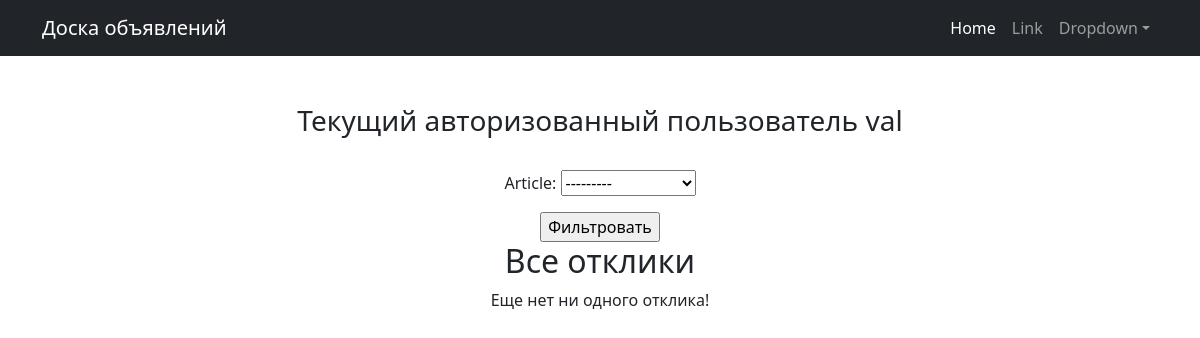
Before: / (signed in) with the older database file.
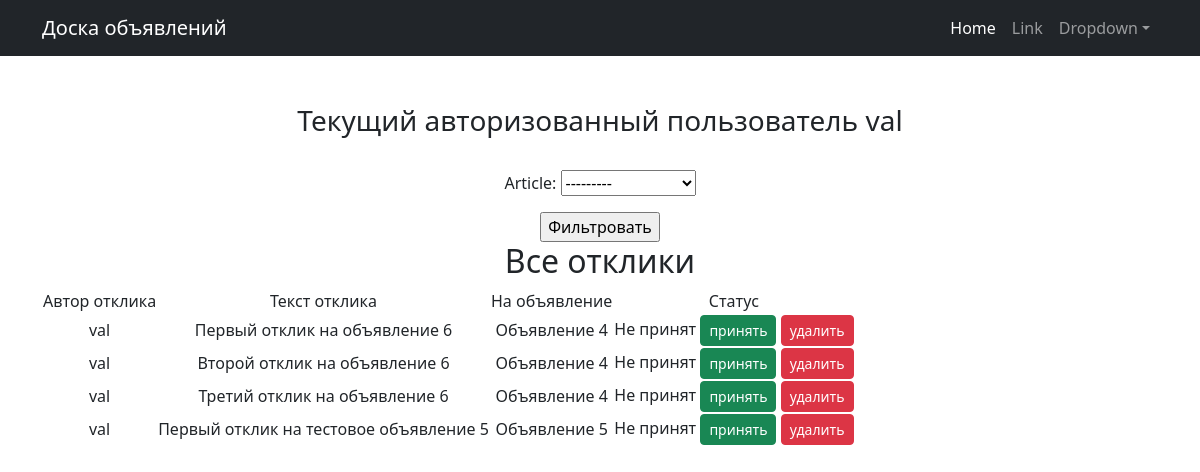
After: the same page with the newer database file.
### board/models.py (models this page shows, shortened)
class User(AbstractUser):
    code = models.CharField(max_length=128, null=True, blank=True)

class UserResponse(models.Model):
    author = models.ForeignKey(User, on_delete=models.CASCADE)
    text = models.TextField()
    article = models.ForeignKey(Article, on_delete=models.CASCADE, related_name='responses')
    status = models.BooleanField(default=False)

class Article(models.Model):
    TIPE = (
        ('tank', 'Танки'),
        ('heals', 'Хилы'),
        ('dd', 'ДД'),
        ('buyers', 'Торговцы'),
        ('gildemaster', 'Гилдмастеры'),
        ('quest', 'Квестгиверы'),
        ('smith', 'Кузнецы'),
        ('tanner', 'Кожевники'),
        ('potion', 'Зельевары'),
        ('spellmaster', 'Мастера заклинаний'),
    )
    author = models.ForeignKey(User, on_delete=models.CASCADE)
    date_creation = models.DateTimeField(auto_now_add=True)
    title = models.CharField(max_length=64)
    category = models.CharField(max_length=16, choices=TIPE, default='tank')
    text = RichTextUploadingField()
    def __str__(self):
        return self.title

### board/views.py (the view)
# urls.py: path('', ProfileView.as_view(), name="profile"),
class ProfileView(LoginRequiredMixin, ListView):
    def __init__(self):
        super().__init__()
        self.filterset = None
    model = UserResponse
    template_name = 'flatpages/index.html'
    context_object_name = 'responses'
    def get_queryset(self):
        queryset = super().get_queryset().filter(article__author=self.request.user)
        self.filterset = ResponseFilters(self.request.GET, queryset=queryset, request=self.request.user)
        return self.filterset.qs
    def get_context_data(self, **kwargs):
        context = super().get_context_data(**kwargs)
        context['filterset'] = self.filterset
        return context

### templates/flatpages/index.html (shortened to what this page needs)
{% extends 'flatpages/default.html' %}
{% block content %}
    <h3>Текущий авторизованный пользователь {{ user.username }}</h3>
    <br>
    <form action="" method="get">
    {{ filterset.form.as_p }}
        <input type="submit" value="Фильтровать">
    </form>
    <h2>Все отклики</h2>
    {% if responses %}
    <table>
    <tr>
        <td>Автор отклика</td>
        <td>Текст отклика</td>
        <td>На объявление</td>
        <td>Статус</td>
    </tr>
    {% for response in responses %}
        <tr>
        <td>{{ response.author }}</td>
        <td>{{ response.text }}</td>
        <td>{{ response.article.title }}</td>
            {% if response.status %}
        <td>Принят</td>
            {% else %}
        <td>
            Не принят
            <a href="{% url 'response_accept' response.id %}" class="btn btn-success btn-sm">принять</a>
            <a href="{% url 'response_delete' response.id %}" class="btn btn-danger btn-sm">удалить</a>
        </td>
            {% endif %}
    </tr>
    {% endfor %}
    </table>
    {% else %}
        Еще нет ни одного отклика!
    {% endif %}
{% endblock content %}

### templates/flatpages/default.html (shortened to what this page needs)
<!DOCTYPE html>
<html lang="en">
    <head>
        {% load static %}
        <link href="{% static 'css/styles.css' %}" rel="stylesheet" />
    </head>
    <body>
        <nav class="navbar navbar-expand-lg navbar-dark bg-dark">
            <div class="container">
                <a class="navbar-brand" href="#">Доска объявлений</a>
                <div class="collapse navbar-collapse" id="navbarSupportedContent">
                    <ul class="navbar-nav ms-auto mb-2 mb-lg-0">
                        <li class="nav-item"><a class="nav-link active" aria-current="page" href="#">Home</a></li>
                        <li class="nav-item"><a class="nav-link" href="#">Link</a></li>
                        <li class="nav-item dropdown">
                            <a class="nav-link dropdown-toggle" id="navbarDropdown" href="#" role="button" data-bs-toggle="dropdown" aria-expanded="false">Dropdown</a>
                        </li>
                    </ul>
                </div>
            </div>
        </nav>
        <div class="container">
            <div class="text-center mt-5">
                {% block content %}
                {% endblock content %}
            </div>
        </div>
    </body>
</html>

Changed rows visible on the page:
added UserResponse: author "val", text "Первый отклик на объявление 6", article "Объявление 4", status "Не принят"
added UserResponse: author "val", text "Второй отклик на объявление 6", article "Объявление 4", status "Не принят"
added UserResponse: author "val", text "Третий отклик на объявление 6", article "Объявление 4", status "Не принят"
added UserResponse: author "val", text "Первый отклик на тестовое объявление 5", article "Объявление 5", status "Не принят"
Other visible differences:
text no longer shown: "Еще нет ни одного отклика!"
text now shown: "Автор отклика Текст отклика На объявление Статус"
